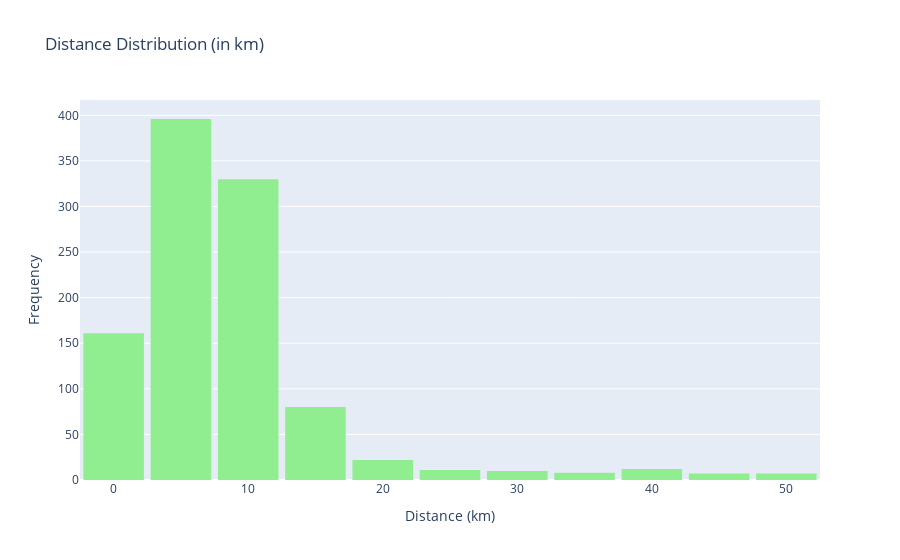

This figure's notebook cell:
### Markdown cell above
Majority of people present in the dataset have CSE as their major with a count of 562 followed by EEE(202) and Engineering(109). The least people belong to the Agriculture major which has a count of 10.

### Code cell
# Distance Distribution: Histogram
fig = px.histogram(df, x='distance_(km)', nbins=15, title='Distance Distribution (in km)', 
                   color_discrete_sequence=['lightgreen'])
fig.update_layout(xaxis_title='Distance (km)', yaxis_title='Frequency', bargap=0.1)
fig.show()  #for notebook
#fig.show("png") #for github it only supports non interactive

### Figure 1 — Plotly figure (JSON) as saved in the notebook; plotly's stock layout.template omitted (floating-point values rounded to 4 significant figures; data arrays with more than 128 entries replaced by an {"elided": "..."} marker saying what was removed)
{"data": [{"alignmentgroup": "True", "bingroup": "x", "hovertemplate": "distance_(km)=%{x}<br>count=%{y}<extra></extra>", "legendgroup": "", "marker": {"color": "lightgreen", "pattern": {"shape": ""}}, "name": "", "nbinsx": 15, "offsetgroup": "", "orientation": "v", "showlegend": false, "x": {"elided": "1044 float values"}, "xaxis": "x", "yaxis": "y", "type": "histogram"}], "layout": {"xaxis": {"anchor": "y", "domain": [0.0, 1.0], "title": {"text": "Distance (km)"}}, "yaxis": {"anchor": "x", "domain": [0.0, 1.0], "title": {"text": "Frequency"}}, "legend": {"tracegroupgap": 0}, "title": {"text": "Distance Distribution (in km)"}, "barmode": "relative", "bargap": 0.1}}
